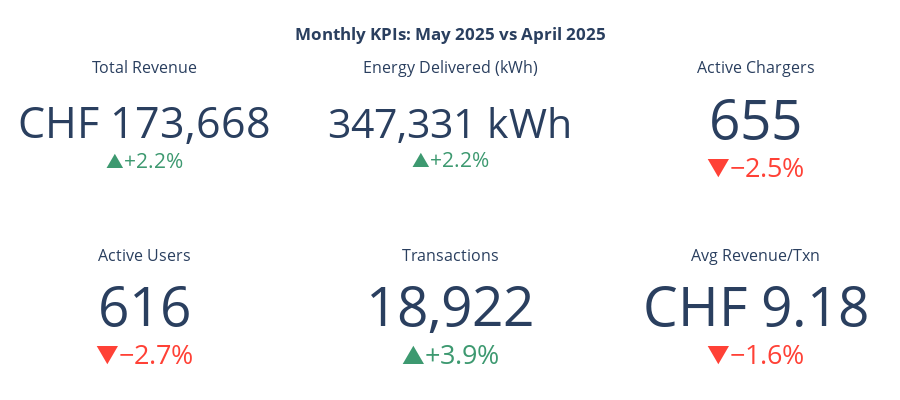

Notebook source saved alongside this figure:
### Code cell
# Calculate KPI values and % change
def calculate_kpi_metrics(df, metric):
    """Calculate current value, previous value, and % change."""
    current_row = df[df["period"] == "Current Month"]
    previous_row = df[df["period"] == "Previous Month"]

    current_val = float(current_row[metric].values[0]) if len(current_row) > 0 else 0.0
    previous_val = (
        float(previous_row[metric].values[0]) if len(previous_row) > 0 else 0.0
    )

    if previous_val > 0:
        pct_change = ((current_val - previous_val) / previous_val) * 100
    else:
        pct_change = 0.0

    return current_val, previous_val, pct_change


# Calculate all KPIs with current, previous, and change
kpis = {
    "Total Revenue": calculate_kpi_metrics(df_kpis, "total_revenue"),
    "Energy Delivered (kWh)": calculate_kpi_metrics(df_kpis, "total_energy_kwh"),
    "Active Chargers": calculate_kpi_metrics(df_kpis, "active_chargers"),
    "Active Users": calculate_kpi_metrics(df_kpis, "active_users"),
    "Transactions": calculate_kpi_metrics(df_kpis, "total_transactions"),
    "Avg Revenue/Txn": calculate_kpi_metrics(df_kpis, "avg_revenue_per_transaction"),
}

# Debug: Print calculated values
print("KPI Calculations:")
for name, (current, previous, change) in kpis.items():
    print(
        f"  {name}: Current={current:,.2f}, Previous={previous:,.2f}, Change={change:+.1f}%"
    )

# Create KPI indicator cards using Plotly
fig = make_subplots(
    rows=2,
    cols=3,
    specs=[[{"type": "indicator"}] * 3] * 2,
    subplot_titles=list(kpis.keys()),
)

positions = [(1, 1), (1, 2), (1, 3), (2, 1), (2, 2), (2, 3)]

for idx, (name, (current_val, previous_val, pct_change)) in enumerate(kpis.items()):
    row, col = positions[idx]

    fig.add_trace(
        go.Indicator(
            mode="number+delta",
            value=current_val,
            number={
                "prefix": "CHF " if "Revenue" in name else "",
                "suffix": " kWh" if "kWh" in name else "",
                "valueformat": ",.0f" if current_val > 100 else ",.2f",
            },
            delta={
                "position": "bottom",
                "reference": previous_val,  # Use actual previous value
                "relative": True,  # Show as percentage
                "valueformat": "+.1%",  # Format as percentage with sign
            },
            domain={"row": row - 1, "column": col - 1},
        ),
        row=row,
        col=col,
    )

# Dynamic title using month names
current_month_name = CURRENT_MONTH_START.strftime("%B %Y")
previous_month_name = PREVIOUS_MONTH_START.strftime("%B %Y")

fig.update_layout(
    height=400,
    title_text=f"<b>Monthly KPIs: {current_month_name} vs {previous_month_name}</b>",
    title_x=0.5,
    grid={"rows": 2, "columns": 3, "pattern": "independent"},
    margin=dict(t=80, b=20, l=20, r=20),
)

fig.show()

### Figure 1 — Plotly figure (JSON) as saved in the notebook; plotly's stock layout.template omitted (floating-point values rounded to 4 significant figures)
{"data": [{"delta": {"position": "bottom", "reference": 169900.0, "relative": true, "valueformat": "+.1%"}, "domain": {"column": 0, "row": 0, "x": [0, 0.2889], "y": [0.625, 1]}, "mode": "number+delta", "number": {"prefix": "CHF ", "suffix": "", "valueformat": ",.0f"}, "type": "indicator", "value": 173700.0}, {"delta": {"position": "bottom", "reference": 339800.0, "relative": true, "valueformat": "+.1%"}, "domain": {"column": 1, "row": 0, "x": [0.3556, 0.6444], "y": [0.625, 1]}, "mode": "number+delta", "number": {"prefix": "", "suffix": " kWh", "valueformat": ",.0f"}, "type": "indicator", "value": 347300.0}, {"delta": {"position": "bottom", "reference": 672, "relative": true, "valueformat": "+.1%"}, "domain": {"column": 2, "row": 0, "x": [0.7111, 1], "y": [0.625, 1]}, "mode": "number+delta", "number": {"prefix": "", "suffix": "", "valueformat": ",.0f"}, "type": "indicator", "value": 655}, {"delta": {"position": "bottom", "reference": 633, "relative": true, "valueformat": "+.1%"}, "domain": {"column": 0, "row": 1, "x": [0, 0.2889], "y": [0, 0.375]}, "mode": "number+delta", "number": {"prefix": "", "suffix": "", "valueformat": ",.0f"}, "type": "indicator", "value": 616}, {"delta": {"position": "bottom", "reference": 18220, "relative": true, "valueformat": "+.1%"}, "domain": {"column": 1, "row": 1, "x": [0.3556, 0.6444], "y": [0, 0.375]}, "mode": "number+delta", "number": {"prefix": "", "suffix": "", "valueformat": ",.0f"}, "type": "indicator", "value": 18922}, {"delta": {"position": "bottom", "reference": 9.325, "relative": true, "valueformat": "+.1%"}, "domain": {"column": 2, "row": 1, "x": [0.7111, 1], "y": [0, 0.375]}, "mode": "number+delta", "number": {"prefix": "CHF ", "suffix": "", "valueformat": ",.2f"}, "type": "indicator", "value": 9.178}], "layout": {"annotations": [{"font": {"size": 16}, "showarrow": false, "text": "Total Revenue", "x": 0.1444, "xanchor": "center", "xref": "paper", "y": 1, "yanchor": "bottom", "yref": "paper"}, {"font": {"size": 16}, "showarrow": false, "text": "Energy Delivered (kWh)", "x": 0.5, "xanchor": "center", "xref": "paper", "y": 1, "yanchor": "bottom", "yref": "paper"}, {"font": {"size": 16}, "showarrow": false, "text": "Active Chargers", "x": 0.8556, "xanchor": "center", "xref": "paper", "y": 1, "yanchor": "bottom", "yref": "paper"}, {"font": {"size": 16}, "showarrow": false, "text": "Active Users", "x": 0.1444, "xanchor": "center", "xref": "paper", "y": 0.375, "yanchor": "bottom", "yref": "paper"}, {"font": {"size": 16}, "showarrow": false, "text": "Transactions", "x": 0.5, "xanchor": "center", "xref": "paper", "y": 0.375, "yanchor": "bottom", "yref": "paper"}, {"font": {"size": 16}, "showarrow": false, "text": "Avg Revenue/Txn", "x": 0.8556, "xanchor": "center", "xref": "paper", "y": 0.375, "yanchor": "bottom", "yref": "paper"}], "grid": {"columns": 3, "pattern": "independent", "rows": 2}, "height": 400, "margin": {"b": 20, "l": 20, "r": 20, "t": 80}, "title": {"text": "<b>Monthly KPIs: May 2025 vs April 2025</b>", "x": 0.5}}}
